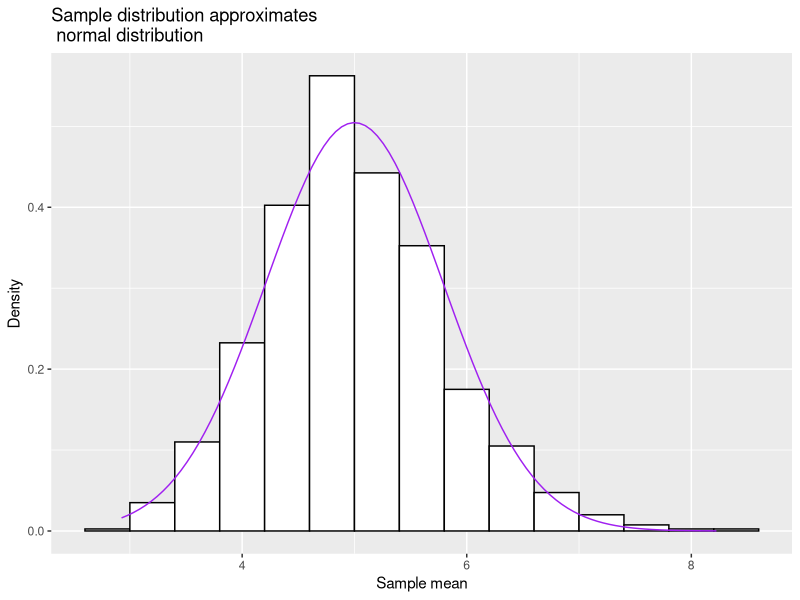

Reproduce this figure in R.
## ---- chunk 1

library(ggplot2)
library(magrittr)
library(dplyr)

## ---- chunk 2

set.seed(42)

sample_means <- vector(, 1000)
for(i in 1:1000) {
    sample_means[i] <- mean(rexp(40, 0.2))
}
mean(sample_means)

## ---- chunk 3
var(sample_means)
## ---- chunk 4

means <- data.frame(sample_means)

ggplot(means, aes(x = sample_means)) + 
    geom_histogram(binwidth = 0.4, color = 'black', fill = 'white', aes(y = ..density..)) +
    stat_function(fun = dnorm, args = list(mean = 5, sd = sqrt(0.625)), color = "purple") +
    xlab('Sample mean') +
    ylab('Density') +
    ggtitle('Sample distribution approximates \n normal distribution')

